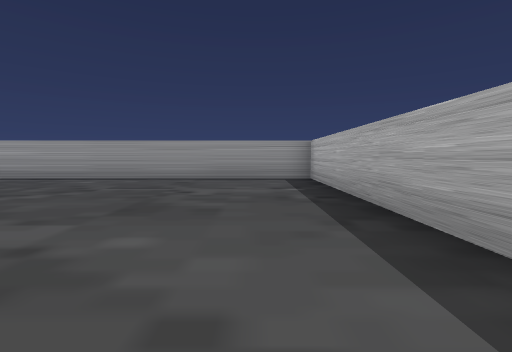
[1] (above)

24 first-person views from a walk through a scene from a Unity 3-D project. The camera is 0.58 m above the floor, tilts 4° down and sees 85° across. The floor is counted in squares, 1 m on a side. Each view is taken from the middle of a square. On the plan, view 1 faces up. The plan holds only what a view shows up to about 9 squares ahead; the rest is blank. The place goes on beyond the plan. The player is left out.

[2]
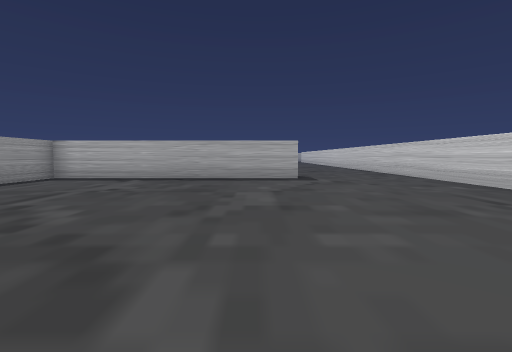

[3]
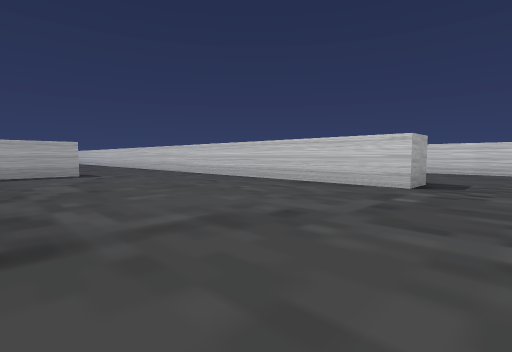

[4]
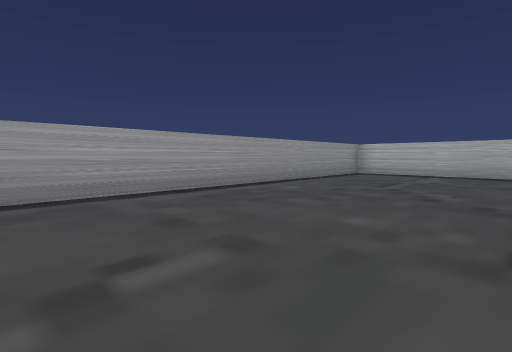

[5]
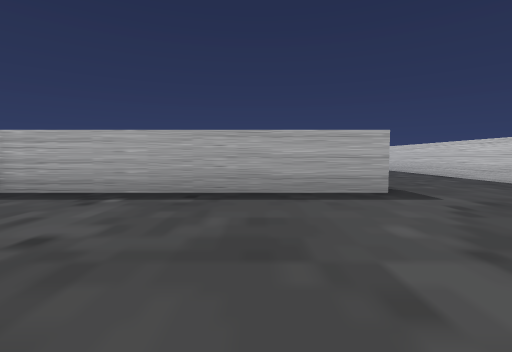

[6]
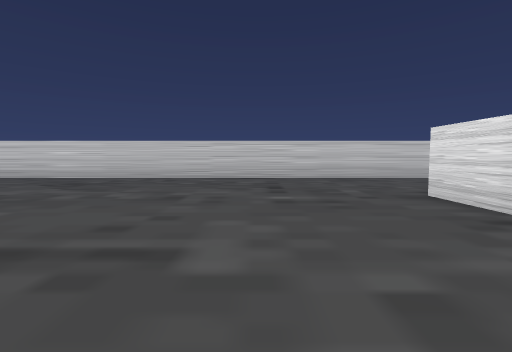

[7]
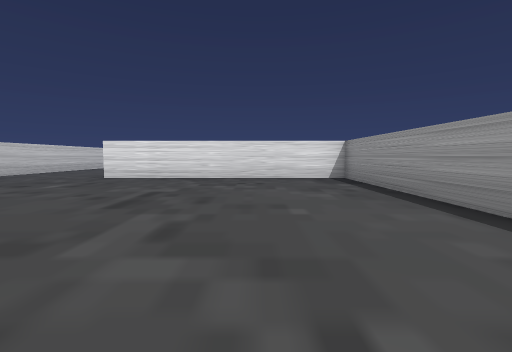

[8]
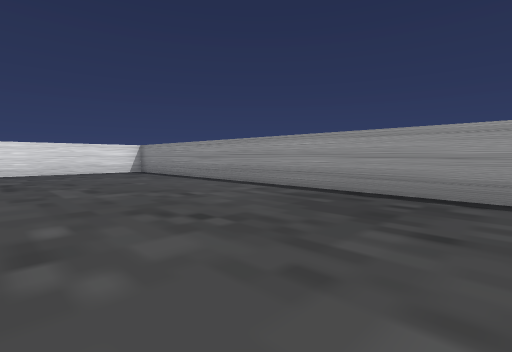

[9]
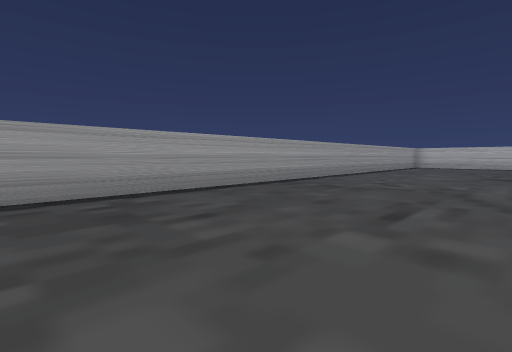

[10]
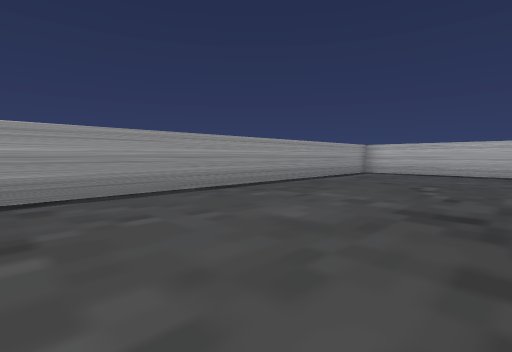

[11]
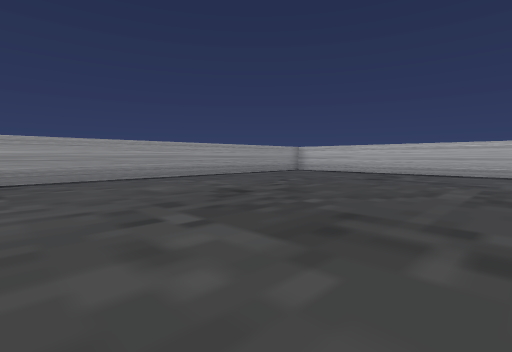

[12]
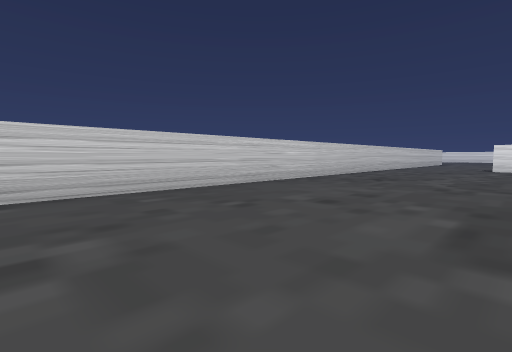

[13]
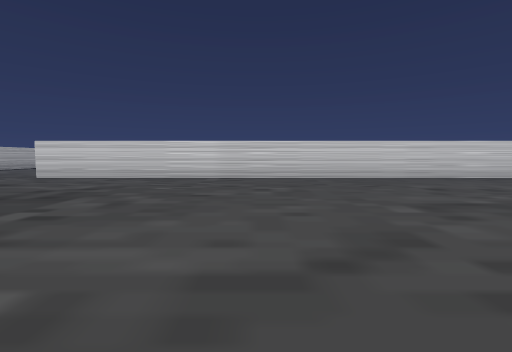

[14]
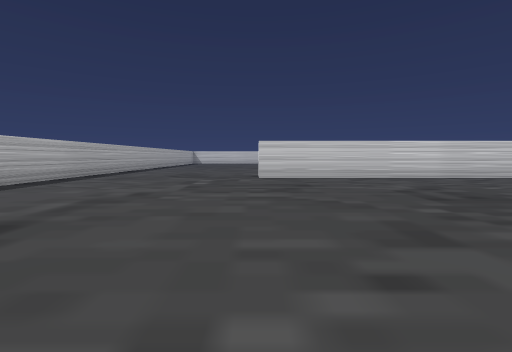

[15]
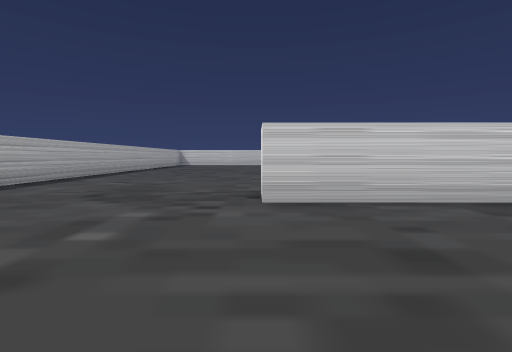

[16]
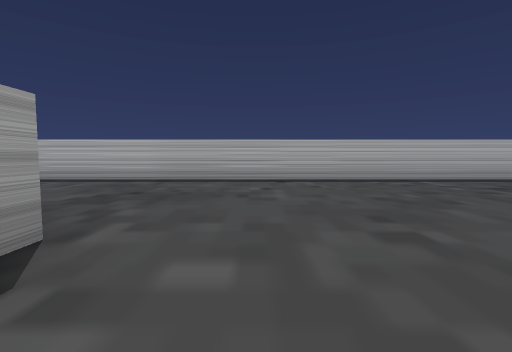

[17]
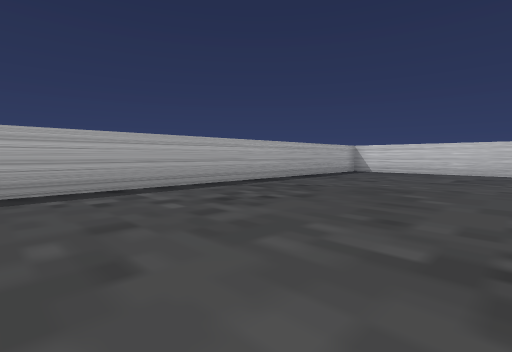

[18]
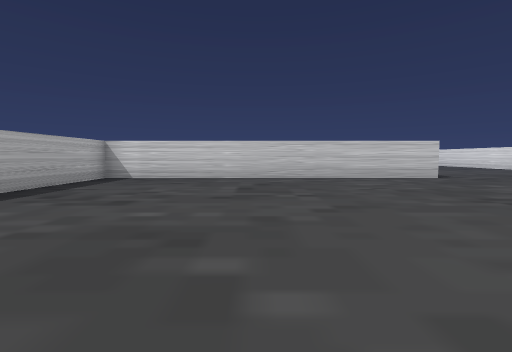

[19]
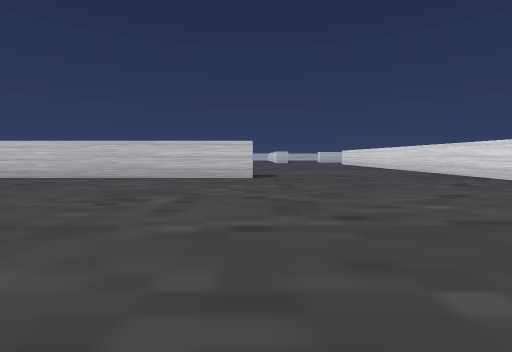

[20]
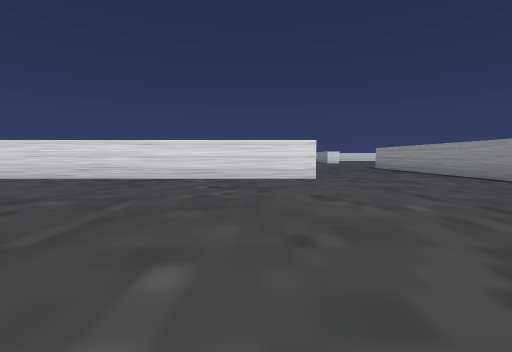

[21]
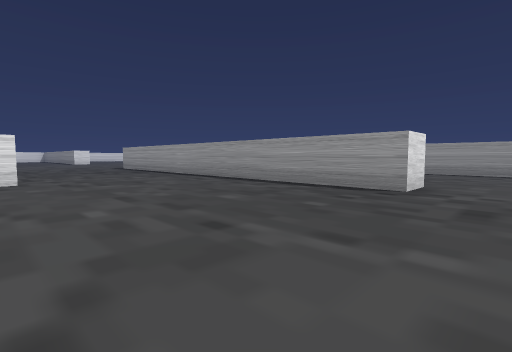

[22]
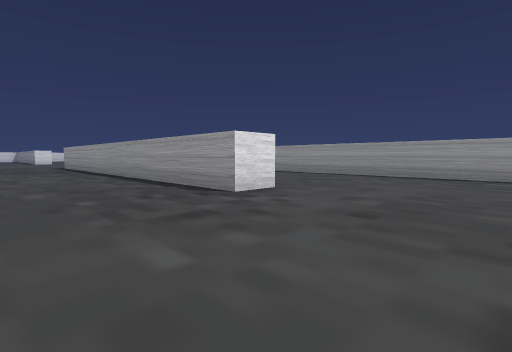

[23]
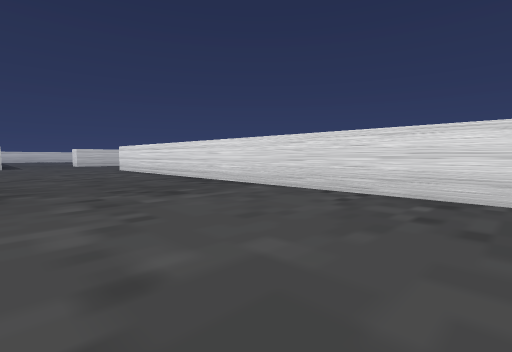

[24]
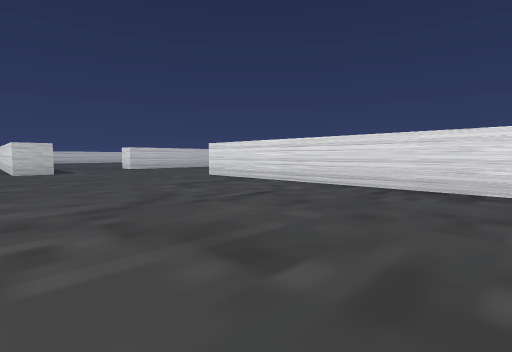

### Floor plan
Points are (right, up) in squares from view 1. A wall is a line through its corners. A room is listed if a view was taken in it or the views show most of it. See-through windows are left out.
Room 1 (views 1, 2, 3, 4, 5)
walls: (1.4, 0.9) (1.4, 7.4) (-7.9, 7.4); (-6.4, -3.6) (-6.4, -2.5) (3.5, -2.5)
ways out: opening at (2.7, -1) to room 2; opening at (-7.5, -3)
Room 2 (views 6, 7, 8, 9, 10, 11, 12, 13, 14, 15, 16, 17, 18, 19, 20, 21, 22, 23, 24)
walls: (17.5, -8) (17.5, -9) (12.6, -9); (18, -17.5) (27, -17.5) (27, 5.8); (11.7, -13.4) (11.7, -30.4); (3.5, -2.5) (21.9, -2.5) (21.9, -3.5) (18.5, -3.5); (25.4, 7.4) (2.4, 7.4) (2.4, 0.9)
ways out: opening at (2.7, -1) to room 1; opening at (12, -11.5); opening at (18, -5.5)

Where each view was taken, in squares from view 1:
view 1: 0 up, 0 right, facing up
view 2: 2 up, 6 left, facing right
view 3: 3 up, 8 left, facing down-right
view 4: 3 up, 8 left, facing up-right
view 5: 3 up, 3 left, facing right
view 6: 5 up, 5 right, facing down
view 7: 5 up, 10 right, facing left
view 8: 3 up, 13 right, facing up-left
view 9: 3 up, 11 right, facing up-right
view 10: 3 up, 17 right, facing up-right
view 11: 0 up, 17 right, facing up-right
view 12: 2 up, 16 right, facing down-left
view 13: 5 up, 16 right, facing down
view 14: 5 up, 22 right, facing down
view 15: 1 up, 22 right, facing down
view 16: 5 down, 20 right, facing right
view 17: 7 down, 22 right, facing down-right
view 18: 10 down, 23 right, facing down
view 19: 10 down, 18 right, facing down
view 20: 15 down, 19 right, facing left
view 21: 14 down, 19 right, facing up-left
view 22: 12 down, 21 right, facing up-left
view 23: 18 down, 16 right, facing down-left
view 24: 23 down, 17 right, facing down-left
